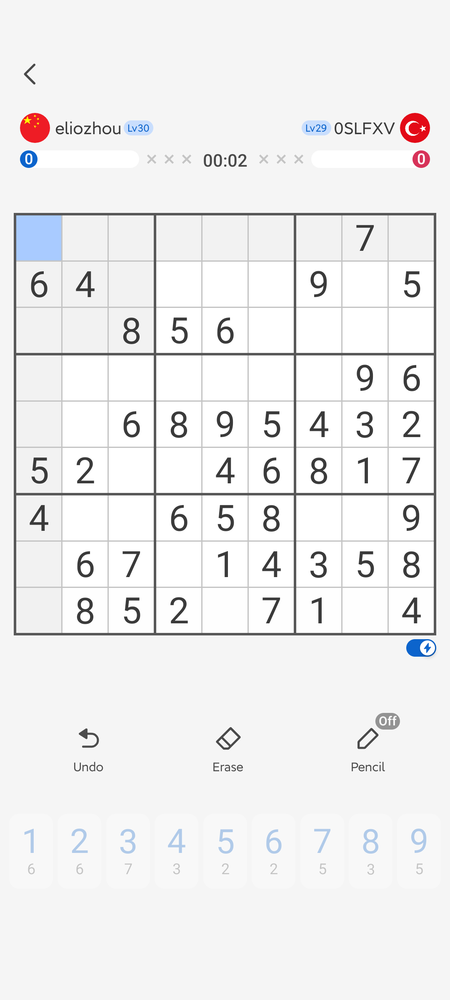
#> input picture screen.png, 450 x 1000 px, shrunk from 1080 x 2400 before the run
$ python -i sudoku_detect.py   (imports and definitions only)
#> lines starting #> are read from the running program, lines starting #| are printed output that depends on the picture; after the words box and inside, x2 and y2 are one past the last pixel; in counts of white or black regions, pixels touching at a corner belong together
#> further down, picture is the input picture: shape (1000, 450, 3); mean B, G, R 239.4, 238.9, 239.2
import cv2
import numpy as np
import pytesseract
from sudoku.params import MIN_CELL_AREA, MAX_CELL_AREA, MIN_BOARD_AREA


def process(frame):
    frame = cv2.cvtColor(frame, cv2.COLOR_BGR2GRAY)
    # 196 to 198 would work
    _, frame = cv2.threshold(frame, 196, 255, cv2.THRESH_BINARY)
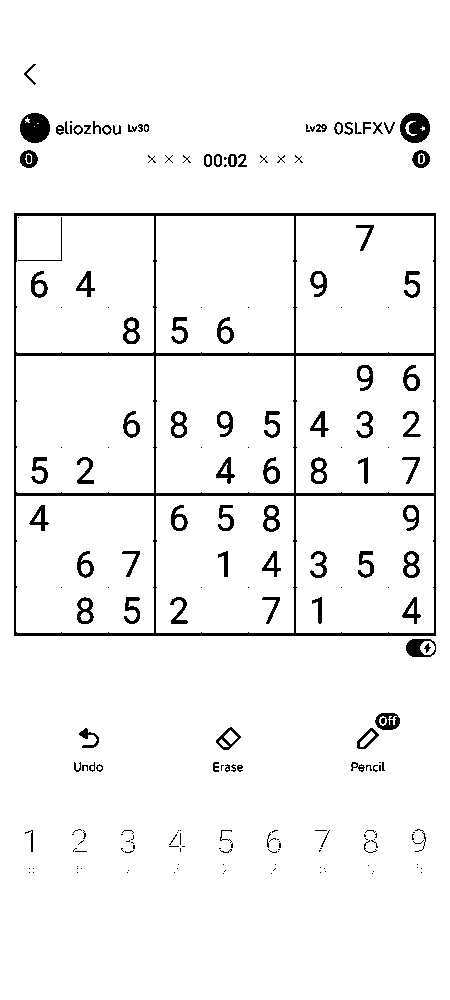
#> frame: shape (1000, 450); 95.2% white; 206 black regions (112 under 20 px)

    contours, _ = cv2.findContours(
        image=cv2.bitwise_not(frame),
        mode=cv2.RETR_LIST,
        method=cv2.CHAIN_APPROX_SIMPLE
    )
#> contours = 277 contours, 147 with area under 20; largest, box (x1, y1, x2, y2) and area: (14, 213, 436, 636) 177662, (295, 495, 435, 634) 19172, (155, 495, 295, 634) 19172, (295, 355, 435, 494) 19172, (155, 355, 295, 494) 19172
    sudoku_area = 0
    sudoku_rect = None
    for cnt in contours:
        area = cv2.contourArea(cnt)
        x, y, w, h = cv2.boundingRect(cnt)
        if (0.7 < float(w) / h < 1.3
            and area > MIN_BOARD_AREA
                and area > sudoku_area):
            sudoku_area = area
            sudoku_rect = (x, y, w, h)
#> this loop made 1 pass
#> (area, x, y, w, h) on pass 1: (0, 372, 873, 1, 1)
#> after the loop, sudoku_area = 0

    if sudoku_area == 0:
        return False

    x, y, w, h = sudoku_rect
    frame = frame[y:y+h, x:x+w]
    sudoku_pos = (x, y)

    sudoku = np.zeros((9, 9))
    cell_pos = np.zeros((9, 9, 2))
    count = 0
    rect_avg_height = frame.shape[0] / 9.0
    rect_avg_width = frame.shape[1] / 9.0
    config = "--psm 10"
    contours, _ = cv2.findContours(
        image=cv2.bitwise_not(frame),
        mode=cv2.RETR_LIST,
        method=cv2.CHAIN_APPROX_SIMPLE
    )
    for cnt in contours:
        x, y, w, h = cv2.boundingRect(cnt)
        rect_size = w * h
        if rect_size <= MAX_CELL_AREA and rect_size > MIN_CELL_AREA:
            tmp = frame[y+2:y+h-2, x+2:x+w-2] # remove contour outside the digit
            tmp = cv2.medianBlur(tmp, ksize=5)
            digit = pytesseract.image_to_string(tmp, config=config).strip()

            x_center = x + w // 2
            y_center = y + h // 2
            x_coord = int(x_center / rect_avg_width)
            y_coord = int(y_center / rect_avg_height)

            cell_pos[y_coord, x_coord][0] = x_center
            cell_pos[y_coord, x_coord][1] = y_center

            try:
                sudoku[y_coord, x_coord] = int(digit)
            except Exception as e:
                pass

    return sudoku, sudoku_pos, cell_pos

>>> import cv2
>>> picture = cv2.imread('../screen.png')
#> (the run stopped early here; a loop or call above may not have finished)
